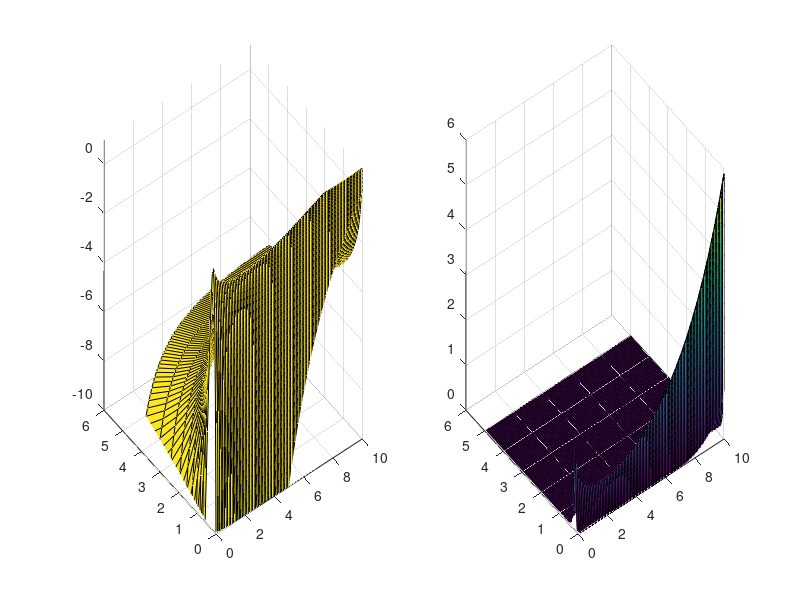

Write MATLAB code to recreate this figure.
%Plot the pdf/likelihood of the gbm distribution
%Ito-closed-form solution given in https://en.wikipedia.org/wiki/Geometric_Brownian_motion
%parameters from example 1 of https://arxiv.org/pdf/2208.10752.pdf

b = -0.1;
sigma = sqrt(2)/2;

x0 = 0.25;
% T = 1;
% T = 5;
T = 10;
% Nt = 50;
Nt = 100;
t = linspace(0, T, Nt+1);
%the distribution at time 0 is a dirac-delta
t = t(2:end);

%fokker planck equation from https://www.mdpi.com/1099-4300/22/12/1432/htm
p = @(t, x) lognpdf(x/x0, b*t, sigma*sqrt(t));
Nx = 60;
Xmax = 5;

% x=linspace(0, Xmax, Nx);
x = logspace(-5, log10(Xmax), Nx);

pX = zeros(Nx, Nt);

for k = 1:Nt
    pX(:, k) = p(t(k), x);
end

[tt, xx] = meshgrid(t, x);

figure(1)
clf
subplot(1, 2, 1)
surf(tt, xx, log(pX));
zlim([-10, 1])

subplot(1, 2, 2)
surf(tt, xx, pX)


% F = @(t,X) b * X;
% G = @(t,X) sigma * X;
% 
% x0 = 0.25;
% obj = sde(F, G, 'StartState', x0);    % dX = F(t,X)dt + G(t,X)dW
% 
% dt = 1e-3;
% T = 1;
% 
% %Options
% Nperiod = ceil(T/dt);
% Antithetic = true;
% NTrials = 1000;
% 
% [x_smp,t_smp] = simByEuler(obj, Nperiod, 'DeltaTime', dt, 'NTrials', NTrials,...
%     'Antithetic', Antithetic);
% x_smp = squeeze(x_smp);
% 
% %Plot
% figure(1)
% clf
% hold on
% plot(t_smp, x_smp);
% 
% titlestr = sprintf('dx = %0.2f x dt + %0.4f x dw', b, sigma);
% title(titlestr, 'fontsize', 16)
% xlabel('t')
% ylabel('x(t)')
% 
% xlim([0, T]);